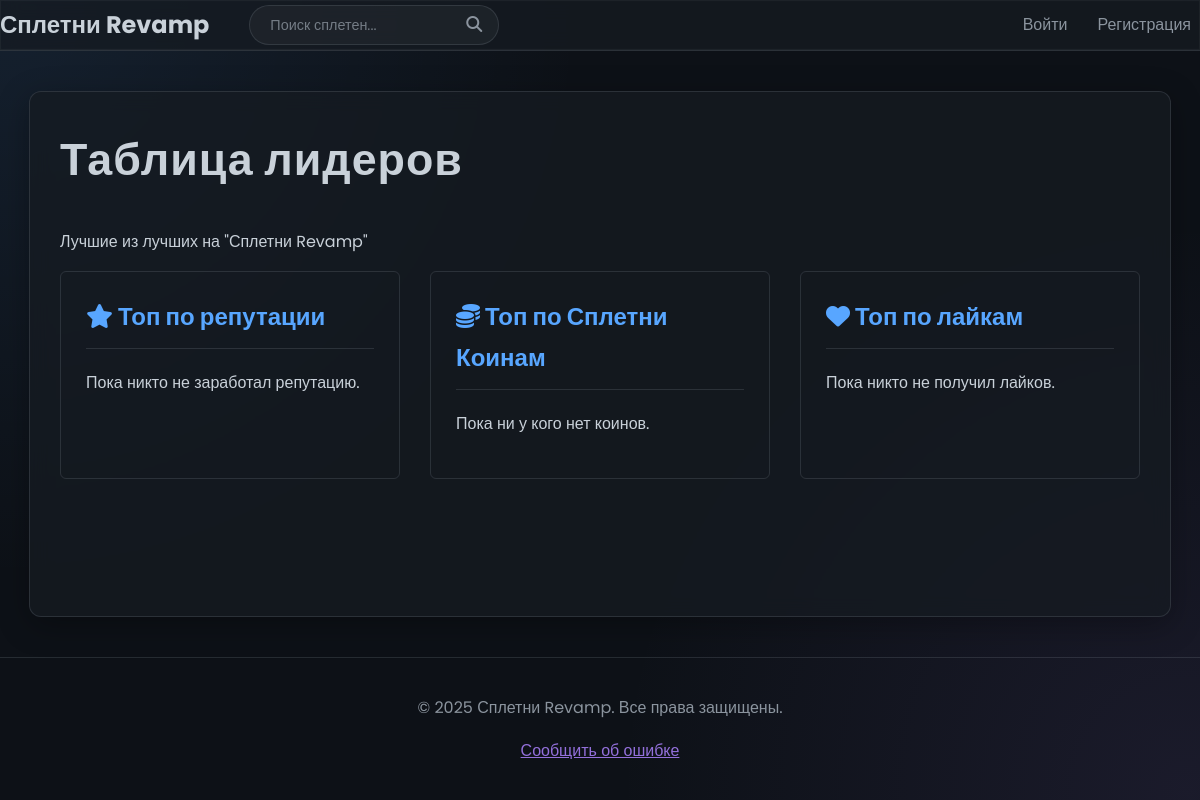
The page /leaderboard on the database as committed earlier.
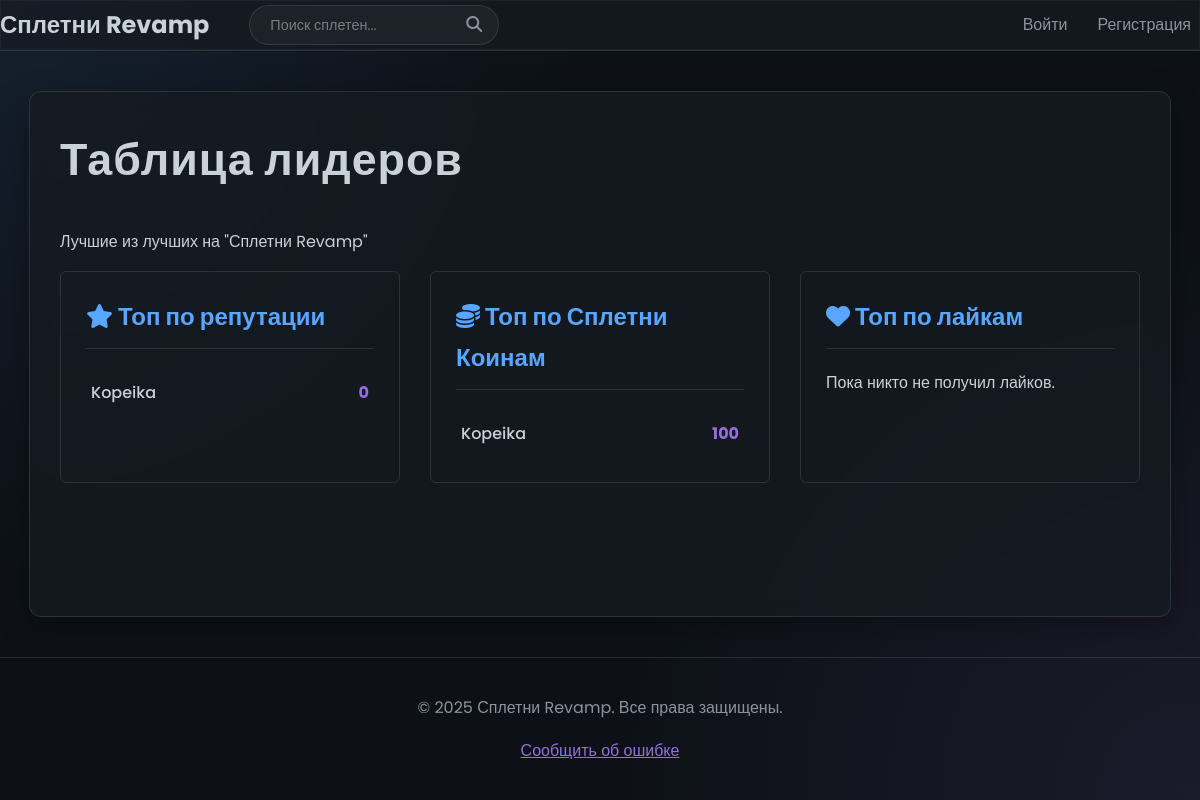
The same page on the database as committed later.
### app.py (models this page shows, shortened)
class User(db.Model, UserMixin):
    id = db.Column(db.Integer, primary_key=True)
    username = db.Column(db.String(20), unique=True, nullable=False)
    password = db.Column(db.String(60), nullable=False)
    date_registered = db.Column(db.DateTime, nullable=False, default=datetime.utcnow)
    is_moderator = db.Column(db.Boolean, default=False)
    is_verified = db.Column(db.Boolean, default=False)
    is_bot = db.Column(db.Boolean, default=False)
    reputation = db.Column(db.Integer, default=0)
    description = db.Column(db.Text, nullable=True)
    gossip_coins = db.Column(db.Integer, default=100)
    pinned_gossip_id = db.Column(db.Integer, db.ForeignKey('gossip.id'), nullable=True)
    active_decoration_id = db.Column(db.Integer, db.ForeignKey('decoration.id'), nullable=True)
    notify_on_like = db.Column(db.Boolean, default=True)
    notify_on_comment = db.Column(db.Boolean, default=True)
    gossips = db.relationship('Gossip', back_populates='author', cascade="all, delete-orphan", foreign_keys='Gossip.user_id')
    comments = db.relationship('Comment', back_populates='author', cascade="all, delete-orphan")
    likes = db.relationship('Like', back_populates='user', cascade="all, delete-orphan")
    comment_likes = db.relationship('CommentLike', back_populates='user', cascade="all, delete-orphan")
    user_quests = db.relationship('UserQuest', back_populates='user', cascade="all, delete-orphan")
    notifications = db.relationship('Notification', back_populates='user', cascade="all, delete-orphan")
    decorations = db.relationship('Decoration', secondary='user_decorations', back_populates='owners')
    votes_cast = db.relationship('ReputationLog', foreign_keys='ReputationLog.voter_id', back_populates='voter', cascade="all, delete-orphan")
    votes_received = db.relationship('ReputationLog', foreign_keys='ReputationLog.target_id', back_populates='target', cascade="all, delete-orphan")
    sent_transactions = db.relationship('CoinTransaction', foreign_keys='CoinTransaction.sender_id', back_populates='sender', cascade="all, delete-orphan")
    received_transactions = db.relationship('CoinTransaction', foreign_keys='CoinTransaction.recipient_id', back_populates='recipient', cascade="all, delete-orphan")
    pinned_gossip = db.relationship('Gossip', foreign_keys=[pinned_gossip_id])
    active_decoration = db.relationship('Decoration', foreign_keys=[active_decoration_id])
    last_seen = db.Column(db.DateTime, default=datetime.utcnow)

### app.py (the view)
@app.route('/leaderboard')
def leaderboard():
    top_by_rep = User.query.order_by(User.reputation.desc()).limit(10).all()
    top_by_coins = User.query.order_by(User.gossip_coins.desc()).limit(10).all()
    top_by_likes = db.session.query(
        User,
        func.count(Like.id).label('total_likes')
    ).join(Gossip, User.id == Gossip.user_id)\
     .join(Like, Gossip.id == Like.gossip_id)\
     .group_by(User.id)\
     .order_by(func.count(Like.id).desc())\
     .limit(10).all()
    return render_template('leaderboard.html',
                           top_by_rep=top_by_rep,
                           top_by_coins=top_by_coins,
                           top_by_likes=top_by_likes)

### app.py (called while the page is built)
@app.context_processor
def inject_now():
    return {'now': datetime.utcnow()}

@app.before_request
def before_request():
    if current_user.is_authenticated:
        try:
            current_user.last_seen = datetime.utcnow()
        except Exception:
            pass

@app.context_processor
def inject_decorations():
    return {'decorations': Decoration.query.all()}

### templates/leaderboard.html (shortened to what this page needs)
{% extends "base.html" %}
{% block content %}
<main class="container">
    <h1 class="page-title">Таблица лидеров</h1>
    <p class="page-subtitle">Лучшие из лучших на "Сплетни Revamp"</p>
    <div class="leaderboard-container">
        <div class="leaderboard-card">
            <h2><i class="fas fa-star"></i> Топ по репутации</h2>
            <ol class="leaderboard-list">
                {% for user in top_by_rep %}
                <li>
                    <span class="leaderboard-user"><a href="{{ url_for('profile', username=user.username) }}">{{ user.username }}</a></span>
                    <span class="leaderboard-score">{{ user.reputation }}</span>
                </li>
                {% else %}
                <p>Пока никто не заработал репутацию.</p>
                {% endfor %}
            </ol>
        </div>
        <div class="leaderboard-card">
            <h2><i class="fas fa-coins"></i> Топ по Сплетни Коинам</h2>
            <ol class="leaderboard-list">
                {% for user in top_by_coins %}
                <li>
                    <span class="leaderboard-user"><a href="{{ url_for('profile', username=user.username) }}">{{ user.username }}</a></span>
                    <span class="leaderboard-score">{{ user.gossip_coins }}</span>
                </li>
                {% else %}
                <p>Пока ни у кого нет коинов.</p>
                {% endfor %}
            </ol>
        </div>
        <div class="leaderboard-card">
            <h2><i class="fas fa-heart"></i> Топ по лайкам</h2>
            <ol class="leaderboard-list">
                {% for user, total_likes in top_by_likes %}
                <li>
                    <span class="leaderboard-user"><a href="{{ url_for('profile', username=user.username) }}">{{ user.username }}</a></span>
                    <span class="leaderboard-score">{{ total_likes }}</span>
                </li>
                {% else %}
                <p>Пока никто не получил лайков.</p>
                {% endfor %}
            </ol>
        </div>
    </div>
</main>
{% endblock %}

### templates/base.html (shortened to what this page needs)
<!DOCTYPE html>
<html lang="ru">
<head>
    <link rel="stylesheet" href="https://cdnjs.cloudflare.com/ajax/libs/font-awesome/6.5.1/css/all.min.css">
    <link rel="stylesheet" href="{{ url_for('static', filename='style.css') }}">
</head>
<body>
    <header class="main-header">
        <div class="container header-content">
            <div class="header-desktop">
                <div class="header-left">
                    <a href="{{ url_for('home') }}" class="logo">Сплетни Revamp</a>
                    <form action="{{ url_for('search') }}" method="GET" class="search-form">
                        <input type="search" name="q" placeholder="Поиск сплетен..." value="{{ query or '' }}" class="search-input">
                        <button type="submit" class="search-button"><i class="fas fa-search"></i></button>
                    </form>
                </div>
                <div class="header-right">
                    <nav class="main-nav">
                        <ul class="nav-links">
                            {% if current_user.is_authenticated %}
                                <li class="nav-item"><a href="{{ url_for('home') }}" class="nav-link" title="Главная"><i class="fas fa-home"></i></a></li>
                                <li class="nav-item"><a href="{{ url_for('new_gossip') }}" class="nav-link" title="Новая сплетня"><i class="fas fa-plus-circle"></i></a></li>
                                <li class="nav-item">
                                    <a href="{{ url_for('notifications') }}" class="nav-link notifications-link" title="Уведомления">
                                        <i class="fas fa-bell"></i>
                                        <span class="notification-count" id="notification-count-nav" style="display: none;">0</span>
                                        <span class="notification-alert" id="notification-alert-icon" style="display: none;"><i class="fas fa-exclamation"></i></span>
                                    </a>
                                </li>
                                <li class="nav-item"><a href="{{ url_for('quests') }}" class="nav-link" title="Квесты"><i class="fas fa-tasks"></i></a></li>
                                <li class="nav-item"><a href="{{ url_for('shop') }}" class="nav-link" title="Магазин"><i class="fas fa-store"></i></a></li>
                                <li class="nav-item"><a href="{{ url_for('leaderboard') }}" class="nav-link" title="Лидеры"><i class="fas fa-trophy"></i></a></li>
                                <li class="nav-item dropdown">
                                    <a class="nav-link dropdown-toggle" href="#" id="navbarDropdown" role="button" data-toggle="dropdown" aria-haspopup="true" aria-expanded="false">
                                        <i class="fas fa-user-circle"></i> {{ current_user.username }}
                                    </a>
                                    <div class="dropdown-menu dropdown-menu-right" aria-labelledby="navbarDropdown">
                                        <a class="dropdown-item" href="{{ url_for('profile', username=current_user.username) }}">Мой профиль</a>
                                        <a class="dropdown-item" href="{{ url_for('edit_profile') }}">Редактировать профиль</a>
                                        <a class="dropdown-item" href="{{ url_for('notification_settings') }}">Настройки</a>
                                        <div class="dropdown-divider"></div>
                                        <a class="dropdown-item" href="{{ url_for('logout') }}">Выйти</a>
                                    </div>
                                </li>
                            {% else %}
                                <li class="nav-item"><a href="{{ url_for('login') }}" class="nav-link">Войти</a></li>
                                <li class="nav-item"><a href="{{ url_for('register') }}" class="nav-link">Регистрация</a></li>
                            {% endif %}
                        </ul>
                    </nav>
                </div>
            </div>
        </div>
    </header>
    <main class="container main-content">
        {% block content %}{% endblock %}
    </main>
    <footer class="main-footer">
        <div class="container">
            <p>&copy; {{ now.year }} Сплетни Revamp. Все права защищены.</p>
            <p><a href="{{ url_for('report_bug') }}">Сообщить об ошибке</a></p>
        </div>
    </footer>
</body>
</html>

Rows that differ between the two databases and show on the page:
added User: username "Kopeika", reputation "0", gossip_coins "100"
Other text that changed with them:
text no longer shown: "Пока никто не заработал репутацию. Пока ни у кого нет коинов."
